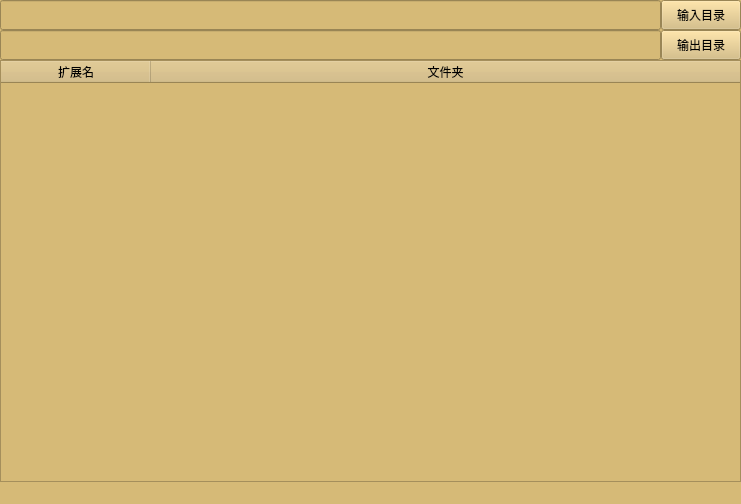
<?xml version="1.0" encoding="UTF-8"?>
<ui version="4.0">
 <class>MainWindow</class>
 <widget class="QMainWindow" name="MainWindow">
  <property name="geometry">
   <rect>
    <x>0</x>
    <y>0</y>
    <width>741</width>
    <height>504</height>
   </rect>
  </property>
  <property name="windowTitle">
   <string>文件分类工具</string>
  </property>
  <property name="styleSheet">
   <string notr="true">background-color: rgb(214, 186, 119);</string>
  </property>
  <widget class="QWidget" name="centralWidget">
   <layout class="QGridLayout" name="gridLayout_2">
    <property name="leftMargin">
     <number>0</number>
    </property>
    <property name="topMargin">
     <number>0</number>
    </property>
    <property name="rightMargin">
     <number>0</number>
    </property>
    <property name="bottomMargin">
     <number>0</number>
    </property>
    <property name="spacing">
     <number>0</number>
    </property>
    <item row="0" column="0">
     <layout class="QGridLayout" name="gridLayout">
      <property name="spacing">
       <number>0</number>
      </property>
      <item row="0" column="0">
       <layout class="QVBoxLayout" name="verticalLayout">
        <property name="spacing">
         <number>0</number>
        </property>
        <item>
         <layout class="QHBoxLayout" name="horizontalLayout">
          <property name="spacing">
           <number>0</number>
          </property>
          <item>
           <widget class="QLineEdit" name="lineEditInput">
            <property name="minimumSize">
             <size>
              <width>0</width>
              <height>30</height>
             </size>
            </property>
            <property name="styleSheet">
             <string notr="true">color: rgb(255, 0, 127);</string>
            </property>
           </widget>
          </item>
          <item>
           <widget class="QPushButton" name="pushButtonInput">
            <property name="minimumSize">
             <size>
              <width>40</width>
              <height>30</height>
             </size>
            </property>
            <property name="text">
             <string>输入目录</string>
            </property>
           </widget>
          </item>
         </layout>
        </item>
        <item>
         <layout class="QHBoxLayout" name="horizontalLayout_2">
          <property name="spacing">
           <number>0</number>
          </property>
          <item>
           <widget class="QLineEdit" name="lineEditOutput">
            <property name="minimumSize">
             <size>
              <width>0</width>
              <height>30</height>
             </size>
            </property>
            <property name="styleSheet">
             <string notr="true">color: rgb(255, 0, 0);</string>
            </property>
           </widget>
          </item>
          <item>
           <widget class="QPushButton" name="pushButtonOutput">
            <property name="minimumSize">
             <size>
              <width>40</width>
              <height>30</height>
             </size>
            </property>
            <property name="text">
             <string>输出目录</string>
            </property>
           </widget>
          </item>
         </layout>
        </item>
       </layout>
      </item>
      <item row="1" column="0">
       <widget class="QTableWidget" name="tableWidget">
        <property name="sizePolicy">
         <sizepolicy hsizetype="Expanding" vsizetype="Expanding">
          <horstretch>0</horstretch>
          <verstretch>0</verstretch>
         </sizepolicy>
        </property>
        <property name="layoutDirection">
         <enum>Qt::LeftToRight</enum>
        </property>
        <property name="autoFillBackground">
         <bool>true</bool>
        </property>
        <property name="styleSheet">
         <string notr="true"/>
        </property>
        <property name="sizeAdjustPolicy">
         <enum>QAbstractScrollArea::AdjustToContents</enum>
        </property>
        <property name="editTriggers">
         <set>QAbstractItemView::NoEditTriggers</set>
        </property>
        <property name="wordWrap">
         <bool>false</bool>
        </property>
        <attribute name="horizontalHeaderDefaultSectionSize">
         <number>150</number>
        </attribute>
        <attribute name="horizontalHeaderStretchLastSection">
         <bool>true</bool>
        </attribute>
        <column>
         <property name="text">
          <string>扩展名</string>
         </property>
        </column>
        <column>
         <property name="text">
          <string>文件夹</string>
         </property>
        </column>
       </widget>
      </item>
     </layout>
    </item>
   </layout>
  </widget>
  <widget class="QStatusBar" name="statusBar">
   <property name="enabled">
    <bool>false</bool>
   </property>
   <property name="styleSheet">
    <string notr="true">color: rgb(255, 0, 0);</string>
   </property>
  </widget>
  <action name="actionopenDir">
   <property name="text">
    <string>openDir</string>
   </property>
  </action>
 </widget>
 <layoutdefault spacing="6" margin="11"/>
 <resources/>
 <connections/>
</ui>
